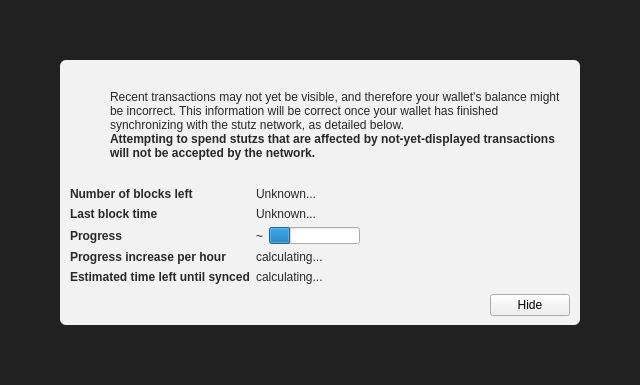
<?xml version="1.0" encoding="UTF-8"?>
<ui version="4.0">
 <class>ModalOverlay</class>
 <widget class="ModalOverlay" name="ModalOverlay">
  <property name="geometry">
   <rect>
    <x>0</x>
    <y>0</y>
    <width>640</width>
    <height>385</height>
   </rect>
  </property>
  <property name="windowTitle">
   <string>Form</string>
  </property>
  <layout class="QVBoxLayout" name="verticalLayout" stretch="0">
   <property name="sizeConstraint">
    <enum>QLayout::SetDefaultConstraint</enum>
   </property>
   <property name="leftMargin">
    <number>0</number>
   </property>
   <property name="topMargin">
    <number>0</number>
   </property>
   <property name="rightMargin">
    <number>0</number>
   </property>
   <property name="bottomMargin">
    <number>0</number>
   </property>
   <item>
    <widget class="QWidget" name="bgWidget" native="true">
     <property name="styleSheet">
      <string notr="true">#bgWidget { background: rgba(0,0,0,220); }</string>
     </property>
     <layout class="QVBoxLayout" name="verticalLayoutMain" stretch="1">
      <property name="leftMargin">
       <number>60</number>
      </property>
      <property name="topMargin">
       <number>60</number>
      </property>
      <property name="rightMargin">
       <number>60</number>
      </property>
      <property name="bottomMargin">
       <number>60</number>
      </property>
      <item>
       <widget class="QWidget" name="contentWidget" native="true">
        <property name="styleSheet">
         <string notr="true">#contentWidget { background: rgba(255,255,255,240); border-radius: 6px; }

QLabel { color: rgb(40,40,40);  }</string>
        </property>
        <layout class="QVBoxLayout" name="verticalLayoutSub" stretch="1,0,0,0">
         <property name="spacing">
          <number>0</number>
         </property>
         <property name="leftMargin">
          <number>10</number>
         </property>
         <property name="topMargin">
          <number>10</number>
         </property>
         <property name="rightMargin">
          <number>10</number>
         </property>
         <property name="bottomMargin">
          <number>10</number>
         </property>
         <item>
          <layout class="QHBoxLayout" name="horizontalLayoutIconText" stretch="0,1">
           <property name="topMargin">
            <number>20</number>
           </property>
           <item>
            <layout class="QVBoxLayout" name="verticalLayoutIcon">
             <property name="leftMargin">
              <number>0</number>
             </property>
             <item>
              <widget class="QPushButton" name="warningIcon">
               <property name="enabled">
                <bool>false</bool>
               </property>
               <property name="text">
                <string/>
               </property>
               <property name="icon">
                <iconset>
                 <normaloff>:/icons/warning</normaloff>
                 <disabledoff>:/icons/warning</disabledoff>:/icons/warning</iconset>
               </property>
               <property name="iconSize">
                <size>
                 <width>48</width>
                 <height>48</height>
                </size>
               </property>
               <property name="flat">
                <bool>true</bool>
               </property>
              </widget>
             </item>
             <item>
              <spacer name="verticalSpacerWarningIcon">
               <property name="orientation">
                <enum>Qt::Vertical</enum>
               </property>
               <property name="sizeHint" stdset="0">
                <size>
                 <width>20</width>
                 <height>40</height>
                </size>
               </property>
              </spacer>
             </item>
            </layout>
           </item>
           <item>
            <layout class="QVBoxLayout" name="verticalLayoutInfoText">
             <property name="leftMargin">
              <number>0</number>
             </property>
             <property name="topMargin">
              <number>0</number>
             </property>
             <item>
              <widget class="QLabel" name="infoText">
               <property name="text">
                <string>Recent transactions may not yet be visible, and therefore your wallet's balance might be incorrect. This information will be correct once your wallet has finished synchronizing with the stutz network, as detailed below.</string>
               </property>
               <property name="textFormat">
                <enum>Qt::RichText</enum>
               </property>
               <property name="wordWrap">
                <bool>true</bool>
               </property>
              </widget>
             </item>
             <item>
              <widget class="QLabel" name="infoTextStrong">
               <property name="font">
                <font>
                 <weight>75</weight>
                 <bold>true</bold>
                </font>
               </property>
               <property name="text">
                <string>Attempting to spend stutzs that are affected by not-yet-displayed transactions will not be accepted by the network.</string>
               </property>
               <property name="textFormat">
                <enum>Qt::RichText</enum>
               </property>
               <property name="wordWrap">
                <bool>true</bool>
               </property>
              </widget>
             </item>
             <item>
              <spacer name="verticalSpacerInTextSpace">
               <property name="orientation">
                <enum>Qt::Vertical</enum>
               </property>
               <property name="sizeHint" stdset="0">
                <size>
                 <width>20</width>
                 <height>40</height>
                </size>
               </property>
              </spacer>
             </item>
            </layout>
           </item>
          </layout>
         </item>
         <item>
          <spacer name="verticalSpacerAfterText">
           <property name="orientation">
            <enum>Qt::Vertical</enum>
           </property>
           <property name="sizeHint" stdset="0">
            <size>
             <width>20</width>
             <height>40</height>
            </size>
           </property>
          </spacer>
         </item>
         <item>
          <layout class="QFormLayout" name="formLayout">
           <property name="fieldGrowthPolicy">
            <enum>QFormLayout::FieldsStayAtSizeHint</enum>
           </property>
           <property name="horizontalSpacing">
            <number>6</number>
           </property>
           <property name="verticalSpacing">
            <number>6</number>
           </property>
           <property name="topMargin">
            <number>10</number>
           </property>
           <item row="0" column="0">
            <widget class="QLabel" name="labelNumberOfBlocksLeft">
             <property name="font">
              <font>
               <weight>75</weight>
               <bold>true</bold>
              </font>
             </property>
             <property name="text">
              <string>Number of blocks left</string>
             </property>
            </widget>
           </item>
           <item row="0" column="1">
            <widget class="QLabel" name="numberOfBlocksLeft">
             <property name="text">
              <string>Unknown...</string>
             </property>
            </widget>
           </item>
           <item row="1" column="0">
            <widget class="QLabel" name="labelLastBlockTime">
             <property name="font">
              <font>
               <weight>75</weight>
               <bold>true</bold>
              </font>
             </property>
             <property name="text">
              <string>Last block time</string>
             </property>
            </widget>
           </item>
           <item row="1" column="1">
            <widget class="QLabel" name="newestBlockDate">
             <property name="sizePolicy">
              <sizepolicy hsizetype="Maximum" vsizetype="Preferred">
               <horstretch>0</horstretch>
               <verstretch>0</verstretch>
              </sizepolicy>
             </property>
             <property name="text">
              <string>Unknown...</string>
             </property>
            </widget>
           </item>
           <item row="2" column="0">
            <widget class="QLabel" name="labelSyncDone">
             <property name="font">
              <font>
               <weight>75</weight>
               <bold>true</bold>
              </font>
             </property>
             <property name="text">
              <string>Progress</string>
             </property>
            </widget>
           </item>
           <item row="2" column="1">
            <layout class="QHBoxLayout" name="horizontalLayoutSync" stretch="0,1">
             <item>
              <widget class="QLabel" name="percentageProgress">
               <property name="text">
                <string notr="true">~</string>
               </property>
              </widget>
             </item>
             <item>
              <widget class="QProgressBar" name="progressBar">
               <property name="value">
                <number>24</number>
               </property>
               <property name="format">
                <string/>
               </property>
              </widget>
             </item>
            </layout>
           </item>
           <item row="4" column="0">
            <widget class="QLabel" name="labelProgressIncrease">
             <property name="font">
              <font>
               <weight>75</weight>
               <bold>true</bold>
              </font>
             </property>
             <property name="text">
              <string>Progress increase per hour</string>
             </property>
            </widget>
           </item>
           <item row="4" column="1">
            <widget class="QLabel" name="progressIncreasePerH">
             <property name="text">
              <string>calculating...</string>
             </property>
            </widget>
           </item>
           <item row="5" column="0">
            <widget class="QLabel" name="labelEstimatedTimeLeft">
             <property name="font">
              <font>
               <weight>75</weight>
               <bold>true</bold>
              </font>
             </property>
             <property name="text">
              <string>Estimated time left until synced</string>
             </property>
            </widget>
           </item>
           <item row="5" column="1">
            <widget class="QLabel" name="expectedTimeLeft">
             <property name="text">
              <string>calculating...</string>
             </property>
            </widget>
           </item>
          </layout>
         </item>
         <item>
          <layout class="QHBoxLayout" name="horizontalLayoutButtons">
           <property name="leftMargin">
            <number>10</number>
           </property>
           <property name="topMargin">
            <number>10</number>
           </property>
           <item>
            <spacer name="horizontalSpacer">
             <property name="orientation">
              <enum>Qt::Horizontal</enum>
             </property>
             <property name="sizeHint" stdset="0">
              <size>
               <width>40</width>
               <height>20</height>
              </size>
             </property>
            </spacer>
           </item>
           <item>
            <widget class="QPushButton" name="closeButton">
             <property name="text">
              <string>Hide</string>
             </property>
            </widget>
           </item>
          </layout>
         </item>
        </layout>
       </widget>
      </item>
     </layout>
    </widget>
   </item>
  </layout>
 </widget>
 <customwidgets>
  <customwidget>
   <class>ModalOverlay</class>
   <extends>QWidget</extends>
   <header>modaloverlay.h</header>
   <container>1</container>
  </customwidget>
 </customwidgets>
 <resources/>
 <connections/>
</ui>
